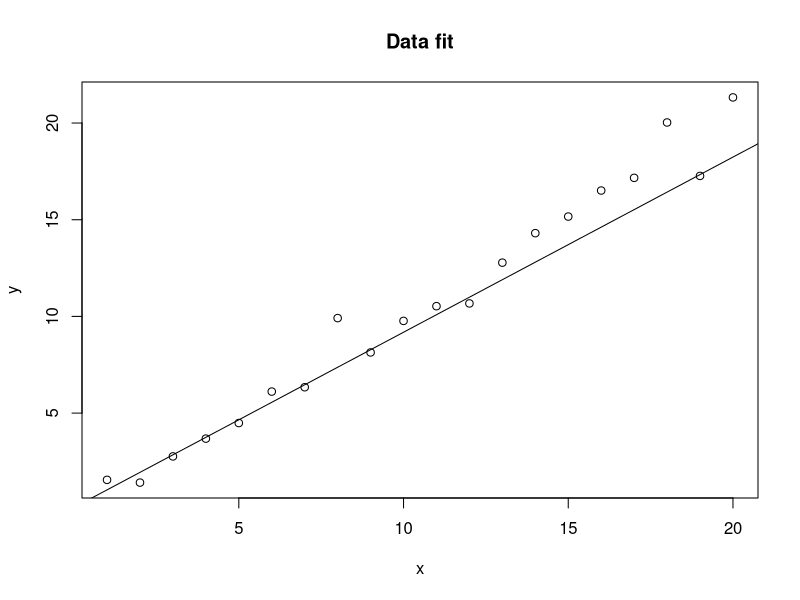

The R source for this figure:
#Using lm(method)

x <- 1:20
y <- x+rnorm(20)

fit <- lm(y~x+ I(x^2))

plot(x,y, main = 'Data fit')
abline(fit)

coef(fit)


#Using the "direct" method 

xtxi <- solve(t(x) %*% x)

xtxi %*% t(x) %*% y

#this method fails 

solve(crossprod(x,x),crossprod(x,y))

# this model also fails. 
#the two direct methods for computing the slope both fail due the predictor and
# response are strongly correlated.

cor(x,y)

# They have a correlation coefficent of 0.98
